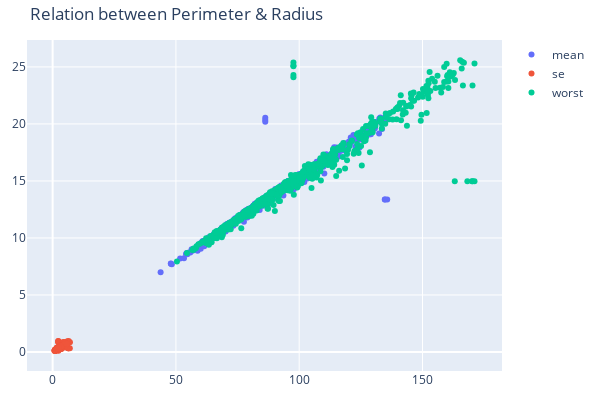

The notebook cell saved with this chart:
### Markdown cell above
### Showing the Relationship of these features using Scatter plot

### Code cell
fields = ["mean", "se","worst"]
plot.scatter_feature_plot(df, "perimeter", "radius", "Relation between Perimeter & Radius", fields)

### Figure 1 — Plotly figure (JSON) as saved in the notebook; plotly's stock layout.template omitted (floating-point values rounded to 4 significant figures; data arrays with more than 128 entries replaced by an {"elided": "..."} marker saying what was removed)
{"data": [{"mode": "markers", "name": "mean", "type": "scatter", "x": {"elided": "569 float values"}, "y": {"elided": "569 float values"}}, {"mode": "markers", "name": "se", "type": "scatter", "x": {"elided": "569 float values"}, "y": {"elided": "569 float values"}}, {"mode": "markers", "name": "worst", "type": "scatter", "x": {"elided": "569 float values"}, "y": {"elided": "569 float values"}}], "layout": {"height": 400, "margin": {"b": 20, "l": 20, "r": 20, "t": 40}, "title": {"text": "Relation between Perimeter & Radius"}, "width": 600}}
